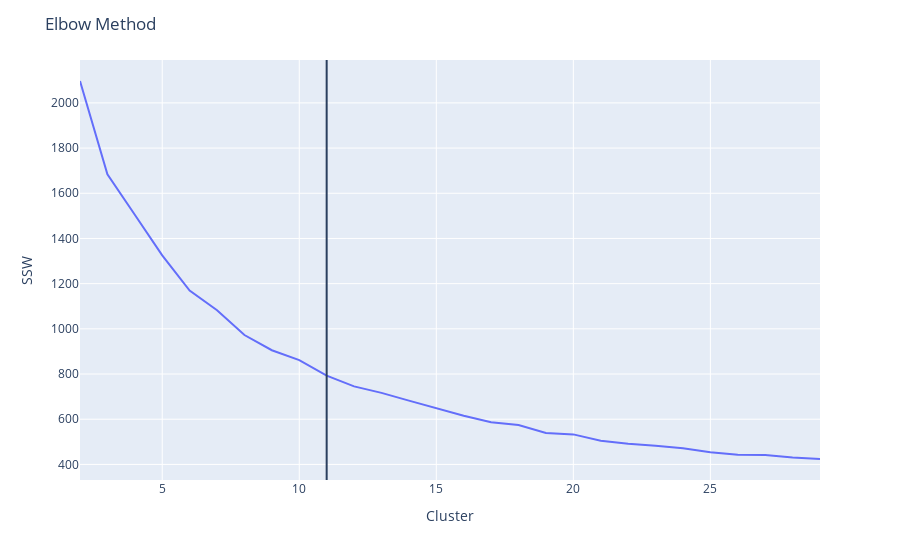

Here is the notebook cell this chart was saved with:
### Markdown cell above
**TASK:** 

- Plot the within sum of squares vs. the number of cluster and find the optimal number of clusters.
- Fit a k-means model of the optimum cluster.

### Code cell
from sklearn.cluster import KMeans
from kneed import KneeLocator

ssd = []
for k in range(2, 30):
    model = KMeans(n_clusters=k, n_init=10) 
    model.fit(X)
    ssd.append([k, model.inertia_])

ssd_df = pd.DataFrame(ssd, columns=["Cluster", "SSW"])
kl = KneeLocator(x=ssd_df.Cluster, y=ssd_df.SSW, curve="convex", direction="decreasing", S=1, online=True)
elbow_point = kl.elbow

fig = px.line(ssd_df, x="Cluster", y="SSW")
fig.add_vline(x=elbow_point)
fig.update_layout(title="Elbow Method", height=500)
fig.update_layout(xaxis_title="Cluster", yaxis_title="SSW")
fig.show()

optimal_model = KMeans(n_clusters=elbow_point, n_init=10)
cluster_labels = optimal_model.fit_predict(X)
cluster_labels

### Figure 1 — Plotly figure (JSON) as saved in the notebook; plotly's stock layout.template omitted (floating-point values rounded to 4 significant figures)
{"data": [{"hovertemplate": "Cluster=%{x}<br>SSW=%{y}<extra></extra>", "legendgroup": "", "line": {"color": "#636efa", "dash": "solid"}, "marker": {"symbol": "circle"}, "mode": "lines", "name": "", "orientation": "v", "showlegend": false, "type": "scatter", "x": [2, 3, 4, 5, 6, 7, 8, 9, 10, 11, 12, 13, 14, 15, 16, 17, 18, 19, 20, 21, 22, 23, 24, 25, 26, 27, 28, 29], "xaxis": "x", "y": [2097.0, 1684.0, 1505.0, 1325.0, 1170.0, 1082.0, 972.7, 905.3, 861.3, 793.1, 745.5, 716.6, 682.2, 648.9, 615.0, 586.4, 574.8, 539.0, 532.9, 504.6, 491.5, 482.3, 471.3, 453.8, 443.2, 441.8, 430.1, 423.9], "yaxis": "y"}], "layout": {"autosize": true, "legend": {"tracegroupgap": 0}, "margin": {"t": 60}, "shapes": [{"type": "line", "x0": 11, "x1": 11, "xref": "x", "y0": 0, "y1": 1, "yref": "y domain"}], "title": {"text": "Elbow Method"}, "xaxis": {"anchor": "y", "autorange": true, "domain": [0, 1], "range": [2, 29], "title": {"text": "Cluster"}, "type": "linear"}, "yaxis": {"anchor": "x", "autorange": true, "domain": [0, 1], "range": [331.0, 2190.0], "title": {"text": "SSW"}, "type": "linear"}}}
